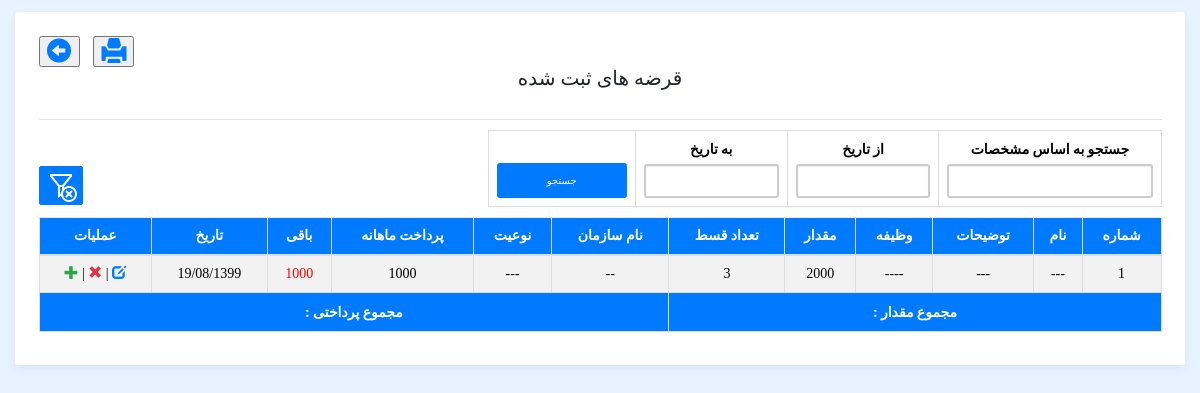
Screenshot of /registered_loan.php (signed in) with the database file from the repository.
### tables this page shows
CREATE TABLE `qarza` (
  `q_id` int(11) NOT NULL,
  `name` varchar(100) NOT NULL,
  `description` text NOT NULL,
  `job` varchar(100) NOT NULL,
  `amount` int(10) NOT NULL,
  `qist` int(3) NOT NULL,
  `org_name` varchar(100) NOT NULL,
  `qarza_type` varchar(100) NOT NULL,
  `monthly_payment` int(10) NOT NULL,
  `user_id` int(10) NOT NULL,
  `date_sh` text NOT NULL,
  `date_m` date NOT NULL,
  `status` varchar(50) NOT NULL,
  `after_check` varchar(50) NOT NULL
);

### registered_loan.php (the view, shortened to what this page needs)
<?php
  include_once("database.php");
 ?>
<!DOCTYPE html>
<html lang="en">
    <head>
        <link rel="stylesheet" href="css/bootstrap.min.css">
        <link rel="stylesheet" href="css/persian-datepicker.css">
        <link rel="stylesheet" type="text/css" href="css/my-login.css">
        <link href="fileuploads/css/dropify.css" rel="stylesheet" type="text/css" />
        <link rel="stylesheet" type="text/css" href="vendor/bootstrap/css/bootstrap.min.css">
        <link rel="stylesheet" type="text/css" href="fonts/font-awesome-4.7.0/css/font-awesome.min.css">
        <link rel="stylesheet" type="text/css" href="fonts/Linearicons-Free-v1.0.0/icon-font.min.css">
        <link rel="stylesheet" type="text/css" href="vendor/animate/animate.css">
        <link rel="stylesheet" type="text/css" href="vendor/css-hamburgers/hamburgers.min.css">
        <link rel="stylesheet" type="text/css" href="vendor/animsition/css/animsition.min.css">
        <link rel="stylesheet" type="text/css" href="vendor/select2/select2.min.css">
        <link rel="stylesheet" type="text/css" href="vendor/daterangepicker/daterangepicker.css">
        <link rel="stylesheet" type="text/css" href="css/util.css">
        <link type="text/css" href="css/persian-datepicker.css" rel="stylesheet" />
        <link href="fileuploads/css/dropify.css" rel="stylesheet" type="text/css" />
    </head>
    <body class="my-login-page">
        <section class="h-100" style=" padding:0px !important;">
            <div class="container-fluid h-100">
                <div class="card-wrapper" style="width:100%;margin-top:1%; ">
                    <div class="card fat" style="">
                        <div class="card-body">
                            <button class="glyphicon print glyphicon-circle-arrow-left text text-primary" id="icon"
                                style="font-size:25px;" onclick="window.open('loan.php','_self');"></button>
                            <button class="glyphicon print glyphicon-print text text-primary" id="icon"
                                style="position:relative; left:10px; font-size:25px;" onclick="myFunction()"></button>
                            <h2 class="card-title b_font" style="text-align:center; "> قرضه های ثبت شده </h2>
                            <hr>
                            <table class="table table-bordered print" style="width:60%; float:right;">
                                <tr>
                                    <td>
                                        <label for="From">جستجو به اساس مشخصات</label>
                                        <input type="text" class="form-control" required name="input_search"
                                            id="input_search">
                                    </td>
                                    <form action="" method="post">
                                        <td>
                                            <label for="From">از تاریخ</label>
                                            <input type="text" class="form-control" id="date_from" required name="from"
                                                name="From">
                                        </td>
                                        <td>
                                            <label for="To">به تاریخ</label>
                                            <input type="text" class="form-control" id="date_to" required name="to"
                                                id="To">
                                        </td>
                                        <td>
                                            <input type="submit" value="جستجو"
                                                style="width:130px;margin-top:24px; height:35px;"
                                                class="btn btn-primary" name="search_btn_submit">
                                        </td>
                                    </form>
                                </tr>
                            </table>
                            <button class="btn btn-primary print btn-sm" style="margin-top:36px;"
                                onclick="window.open('registered_loan.php','_self')"><img
                                    src="image/icons/clear_filters_32px.png" alt=""></button>
                            <br>
                            <table class="table table-bordered table-striped" id="dokakin_sab_shoda" dir="rtl">
                                <thead>
                                    <tr class="bg bg-primary">
                                        <th class="b_font">شماره</th>
                                        <th class="b_font">نام </th>
                                        <th class="b_font">توضیحات</th>
                                        <th class="b_font">وظیفه</th>
                                        <th class="b_font">مقدار</th>
                                        <th class="b_font">تعداد قسط</th>
                                        <th class="b_font">نام سازمان</th>
                                        <th class="b_font">نوعیت</th>
                                        <th class="b_font">پرداخت ماهانه</th>
                                        <th class="b_font">باقی</th>
                                        <th class="b_font">تاریخ</th>
                                        <th class="b_font" id="icon">عملیات</th>
                                    </tr>
                                </thead>
                                <tbody id="tbody">
                                    <?php
                                    $sql_query_02 = null;
                                    if(isset($_POST["search_btn_submit"])){
                                        $from_sh = $_POST["from"];
                                        $from_sh_exp = explode("/",$from_sh);
                                        $from_m =  jalali_to_gregorian($from_sh_exp[2],$from_sh_exp[1],$from_sh_exp[0],'/');
                                        $to_sh = $_POST["to"];
                                        $to_sh_exp = explode("/",$to_sh);
                                        $to_m =  jalali_to_gregorian($to_sh_exp[2],$to_sh_exp[1],$to_sh_exp[0],'/');
                                        $sql_query_02 = mysqli_query($connection,"select * from qarza where date_m between '$from_m' and '$to_m'");
                                        $sql_query_03 = mysqli_query($connection,"select sum(amount) as amount,sum(pardakhty) as pardakhty from loan_qist where date_m between '$from_m' and '$to_m'");
                                    }
                                    else{
                                        $sql_query_02 = mysqli_query($connection,"select * from qarza");
                                    }
                                $count = 1;
                                while ($fetch_02 = mysqli_fetch_assoc($sql_query_02)) {
                                ?>
                                    <tr style="">
                                        <td class="b_font"><?php echo $count; ?></td>
                                        <td class="b_font"><?php echo $fetch_02["name"];?></td>
                                        <td class="b_font"><?php echo $fetch_02["description"];?></td>
                                        <td class="b_font"><?php echo $fetch_02["job"];?></td>
                                        <td class="b_font"><?php echo $fetch_02["amount"];?></td>
                                        <td class="b_font"><?php echo $fetch_02["qist"];?></td>
                                        <td class="b_font"><?php echo $fetch_02["org_name"];?></td>
                                        <td class="b_font"><?php echo $fetch_02["qarza_type"];?></td>
                                        <td class="b_font"><?php echo $fetch_02["monthly_payment"];?></td>
                                        <td class="b_font" style="color:red;">
                                            <?php echo $fetch_02["amount"]-$fetch_02["monthly_payment"];?></td>
                                        <td class="b_font"><?php echo $fetch_02["date_sh"];?></td>
                                        <td class="b_font" id="icon">
                                            <a href="edit.php?q_id=<?php echo  $fetch_02["q_id"];?>"><span
                                                    class="glyphicon glyphicon-edit text text-primary"></span></a> |
                                            <span onclick="delet(<?php echo $fetch_02['q_id'] ;?>)"
                                                class="glyphicon glyphicon-remove text text-danger"></span> |
                                            <a href="add_loan.php?q_id=<?php echo  $fetch_02["q_id"];?>"><span
                                                    class="glyphicon glyphicon-plus text text-success"></span></a>
                                        </td>
                                    </tr>
                                    <?php
                      $count++;
                      }
                    ?>
                                    <tr class="bg bg-primary">
                                        <th colspan="6"> مجموع مقدار :
                                        </th>
                                        <th colspan="6"> مجموع پرداختی :
                                        </th>
                                    </tr>
                                </tbody>
                            </table>
                        </div>
                    </div>
                </div>
            </div>
        </section>
    </body>
</html>

### css/persian-datepicker.css (style rules this page uses)
input, textarea { -webkit-transition: border linear 0.2s, box-shadow linear 0.2s; -moz-transition: border linear 0.2s, box-shadow linear 0.2s; -o-transition: border linear 0.2s, box-shadow linear 0.2s; transition: border linear 0.2s, box-shadow linear 0.2s; }
input[type="text"], input[type="email"], input[type="tel"], input[type="search"], input[type="url"], input[type="password"], .ui-autocomplete-input, textarea, .uneditable-input { display: inline-block; padding: 4px; font-size: 13px; line-height: 18px; color: #555555; border: 1px solid #ccc; -webkit-border-radius: 3px; -moz-border-radius: 3px; border-radius: 3px; }

### css/my-login.css (style rules this page uses)
html, body { height: 100%; }
body.my-login-page { background-color: #f7f9fb; font-size: 14px; }
.my-login-page .card-wrapper { width: 400px; }
.my-login-page .card { border-color: transparent; box-shadow: 0 4px 8px rgba(0, 0, 0, 0.05); }
.my-login-page .card.fat { padding: 10px; }
.my-login-page .card .card-title { margin-bottom: 30px; }
.my-login-page .form-control { border-width: 2.3px; }

### registered_loan.php (style rules this page uses)
.b_font { font-family: b koodak; }
table { direction: rtl; }
th, td { text-align: center; }
td { color: black; }
body { background-color: #e6f2ff !important; }
a, span { cursor: pointer; }

### rows the page displays
qarza: name "---", description "---", job "----", amount "2000", qist "3", org_name "--", qarza_type "---", monthly_payment "1000", $fetch_02['amount']-$fetch_02['monthly_payment'] "1000", date_sh "19/08/1399"
